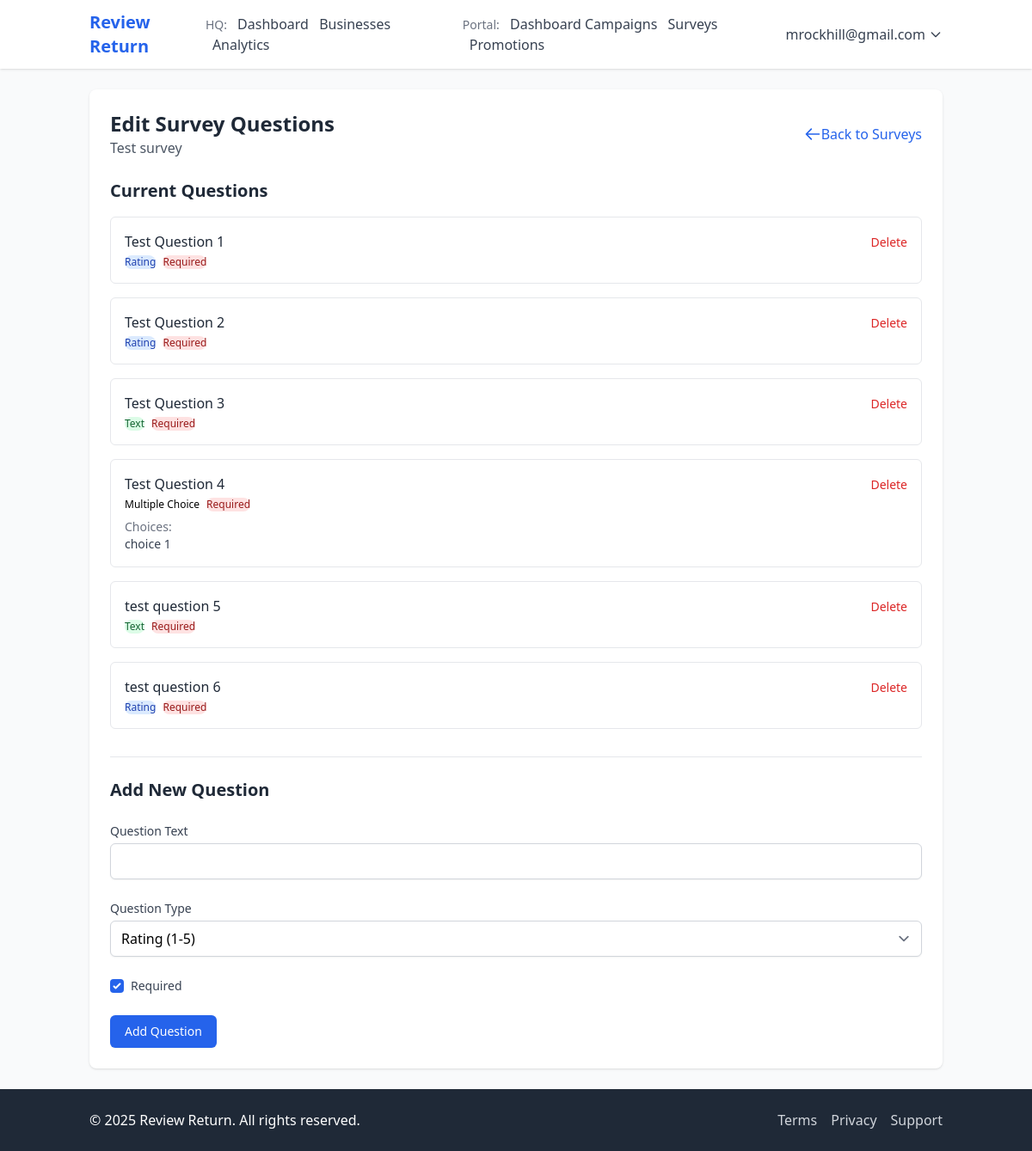
The app's page /portal/surveys/2/questions/ (signed in) with its own data.
### accounts/models.py (models this page shows, shortened)
class User(AbstractBaseUser, PermissionsMixin):
    email = models.EmailField(unique=True)
    first_name = models.CharField(max_length=150, blank=True)
    last_name = models.CharField(max_length=150, blank=True)
    is_staff = models.BooleanField(default=False)
    is_active = models.BooleanField(default=True)
    date_joined = models.DateTimeField(default=timezone.now)
    USERNAME_FIELD = 'email'
    REQUIRED_FIELDS = []
    objects = CustomUserManager()
    def get_full_name(self):
        return f"{self.first_name} {self.last_name}".strip() or self.email

### portal/models.py (models this page shows, shortened)
class Survey(models.Model):
    business = models.ForeignKey(Business, on_delete=models.CASCADE, related_name='surveys')
    campaign = models.ForeignKey(Campaign, on_delete=models.CASCADE, related_name='surveys', null=True)
    title = models.CharField(max_length=200)
    description = models.TextField(blank=True, null=True)
    is_active = models.BooleanField(default=True)
    created_at = models.DateTimeField(auto_now_add=True)
    updated_at = models.DateTimeField(auto_now=True)

class Question(models.Model):
    RATING = 'rating'
    TEXT = 'text'
    MULTIPLE_CHOICE = 'multiple_choice'
    QUESTION_TYPES = [
        (RATING, 'Rating'),
        (TEXT, 'Text'),
        (MULTIPLE_CHOICE, 'Multiple Choice'),
    ]
    survey = models.ForeignKey(Survey, on_delete=models.CASCADE, related_name='questions')
    text = models.CharField(max_length=255)
    question_type = models.CharField(max_length=20, choices=QUESTION_TYPES)
    required = models.BooleanField(default=True)
    order = models.IntegerField(default=0)
    class Meta:
        ordering = ['order']

class Choice(models.Model):
    question = models.ForeignKey(Question, on_delete=models.CASCADE, related_name='choices')
    text = models.CharField(max_length=255)
    order = models.IntegerField(default=0)
    class Meta:
        ordering = ['order']

### portal/views.py (the view, shortened to what this page needs)
# urls.py: path('surveys/<int:survey_id>/questions/', views.survey_questions, name='survey_questions'),
@login_required
def survey_questions(request, survey_id):
    survey = get_object_or_404(Survey, id=survey_id, business=request.user.business)
    context = {
        'survey': survey,
        'questions': survey.questions.all(),
    }
    return render(request, 'portal/survey_questions.html', context)

### templates/portal/survey_questions.html (shortened to what this page needs)
{% extends 'base.html' %}
{% block content %}
<div class="bg-white shadow rounded-lg p-6">
    <div class="flex justify-between items-center mb-6">
        <div>
            <h1 class="text-2xl font-bold text-gray-800">Edit Survey Questions</h1>
            <p class="text-gray-600">{{ survey.title }}</p>
        </div>
        <a href="{% url 'portal:manage_surveys' %}" class="text-blue-600 hover:text-blue-900 flex items-center">
            <svg class="h-5 w-5 mr-1" fill="none" stroke="currentColor" viewBox="0 0 24 24">
                <path stroke-linecap="round" stroke-linejoin="round" stroke-width="2" d="M10 19l-7-7m0 0l7-7m-7 7h18"></path>
            </svg>
            Back to Surveys
        </a>
    </div>
    <div class="mb-8">
        <h2 class="text-xl font-semibold text-gray-800 mb-4">Current Questions</h2>
        {% if questions %}
            <div class="space-y-4">
                {% for question in questions %}
                    <div class="border border-gray-200 rounded-md p-4">
                        <div class="flex justify-between items-start">
                            <div>
                                <h3 class="font-medium text-gray-800">{{ question.text }}</h3>
                                <div class="mt-1 flex items-center">
                                    <span class="inline-flex items-center px-2.5 py-0.5 rounded-full text-xs font-medium
                                                {% if question.question_type == 'rating' %}bg-blue-100 text-blue-800
                                                {% elif question.question_type == 'text' %}bg-green-100 text-green-800
                                                {% else %}bg-purple-100 text-purple-800{% endif %}">
                                        {{ question.get_question_type_display }}
                                    </span>
                                    {% if question.required %}
                                        <span class="ml-2 inline-flex items-center px-2.5 py-0.5 rounded-full text-xs font-medium bg-red-100 text-red-800">
                                            Required
                                        </span>
                                    {% endif %}
                                </div>
                                {% if question.question_type == 'multiple_choice' %}
                                    <div class="mt-2">
                                        <p class="text-sm text-gray-500 mb-1">Choices:</p>
                                        <ul class="text-sm text-gray-700 list-disc list-inside">
                                            {% for choice in question.choices.all %}
                                                <li>{{ choice.text }}</li>
                                            {% endfor %}
                                        </ul>
                                    </div>
                                {% endif %}
                            </div>
                            <div class="ml-4 flex-shrink-0">
                                <button type="button" class="text-red-600 hover:text-red-900 text-sm">
                                    Delete
                                </button>
                            </div>
                        </div>
                    </div>
                {% endfor %}
            </div>
        {% else %}
            <div class="bg-gray-50 p-6 text-center rounded-lg border border-gray-200">
                <p class="text-gray-500">No questions added yet. Add your first question below.</p>
            </div>
        {% endif %}
    </div>
    <div class="border-t border-gray-200 pt-6">
        <h2 class="text-xl font-semibold text-gray-800 mb-4">Add New Question</h2>
        <form method="post" class="space-y-6">
            <div>
                <label for="question_text" class="block text-sm font-medium text-gray-700">Question Text</label>
                <input type="text" name="question_text" id="question_text" required
                       class="mt-1 block w-full rounded-md border-gray-300 shadow-sm focus:border-blue-500 focus:ring-blue-500">
            </div>
            <div>
                <label for="question_type" class="block text-sm font-medium text-gray-700">Question Type</label>
                <select name="question_type" id="question_type" required
                        class="mt-1 block w-full rounded-md border-gray-300 shadow-sm focus:border-blue-500 focus:ring-blue-500"
                        onchange="toggleChoicesSection()">
                    <option value="rating">Rating (1-5)</option>
                </select>
            </div>
            <div class="flex items-center">
                <input type="checkbox" name="required" id="required" checked
                       class="h-4 w-4 text-blue-600 focus:ring-blue-500 border-gray-300 rounded">
                <label for="required" class="ml-2 block text-sm text-gray-700">
                    Required
                </label>
            </div>
            <div class="pt-4">
                <button type="submit" class="px-4 py-2 border border-transparent rounded-md shadow-sm text-sm font-medium text-white bg-blue-600 hover:bg-blue-700 focus:outline-none focus:ring-2 focus:ring-offset-2 focus:ring-blue-500">
                    Add Question
                </button>
            </div>
        </form>
    </div>
</div>
{% endblock %}

### templates/base.html (shortened to what this page needs)
<!DOCTYPE html>
<html lang="en">
<head>
    {% load static %}
    {% load tailwind_tags %}
    {% tailwind_css %}
</head>
<body class="bg-gray-50 min-h-screen flex flex-col">
    <header class="bg-white shadow">
        <nav class="container mx-auto px-4 py-3 flex justify-between items-center">
            <div class="flex items-center">
                <a href="/" class="text-xl font-bold text-blue-600">Review Return</a>
            </div>
            <div class="flex items-center space-x-4">
                {% if user.is_authenticated %}
                    {% if user.is_staff %}
                        <div class="flex items-center space-x-4">
                            <div class="mr-4">
                                <span class="text-sm text-gray-500">HQ:</span>
                                <a href="{% url 'hq:home' %}" class="text-gray-700 hover:text-blue-600 ml-2">Dashboard</a>
                                <a href="{% url 'hq:business_list' %}" class="text-gray-700 hover:text-blue-600 ml-2">Businesses</a>
                                <a href="{% url 'hq:analytics' %}" class="text-gray-700 hover:text-blue-600 ml-2">Analytics</a>
                            </div>
                            <div>
                                <span class="text-sm text-gray-500">Portal:</span>
                                <a href="{% url 'portal:dashboard' %}" class="text-gray-700 hover:text-blue-600 ml-2">Dashboard</a>
                                <a href="{% url 'portal:manage_campaigns' %}" class="text-gray-700 hover:text-blue-600">Campaigns</a>
                                <a href="{% url 'portal:manage_surveys' %}" class="text-gray-700 hover:text-blue-600 ml-2">Surveys</a>
                                <a href="{% url 'portal:manage_promotions' %}" class="text-gray-700 hover:text-blue-600 ml-2">Promotions</a>
                            </div>
                        </div>
                    {% endif %}
                    <div class="relative inline-block text-left group">
                        <button class="text-gray-700 hover:text-blue-600 flex items-center">
                            {% if user.get_full_name %}
                                {{ user.get_full_name }}
                            {% else %}
                                {{ user.email }}
                            {% endif %}
                            <svg class="h-4 w-4 ml-1" fill="none" stroke="currentColor" viewBox="0 0 24 24">
                                <path stroke-linecap="round" stroke-linejoin="round" stroke-width="2" d="M19 9l-7 7-7-7"></path>
                            </svg>
                        </button>
                    </div>
                {% else %}
                    <a href="{% url 'accounts:login' %}" class="text-gray-700 hover:text-blue-600">Login</a>
                    <a href="{% url 'accounts:business_signup' %}" class="bg-blue-600 hover:bg-blue-700 text-white px-4 py-2 rounded-md">Sign Up</a>
                {% endif %}
            </div>
        </nav>
    </header>
    <main class="container mx-auto px-4 py-6 flex-grow">
        {% block content %}{% endblock %}
    </main>
    <footer class="bg-gray-800 text-white py-6 mt-auto">
        <div class="container mx-auto px-4">
            <div class="flex flex-col md:flex-row justify-between items-center">
                <div class="mb-4 md:mb-0">
                    <p>&copy; {% now "Y" %} Review Return. All rights reserved.</p>
                </div>
                <div class="flex space-x-4">
                    <a href="#" class="text-gray-300 hover:text-white">Terms</a>
                    <a href="#" class="text-gray-300 hover:text-white">Privacy</a>
                    <a href="#" class="text-gray-300 hover:text-white">Support</a>
                </div>
            </div>
        </div>
    </footer>
</body>
</html>

### records on screen
User: get_full_name "mrockhill@gmail.com"
Survey: title "Test survey"
Question: text "Test Question 1", question_type "Rating", required "Required"
Question: text "Test Question 2", question_type "Rating", required "Required"
Question: text "Test Question 3", question_type "Text", required "Required"
Question: text "Test Question 4", question_type "Multiple Choice", required "Required"
Choice: text "choice 1"
Question: text "test question 5", question_type "Text", required "Required"
Question: text "test question 6", question_type "Rating", required "Required"
